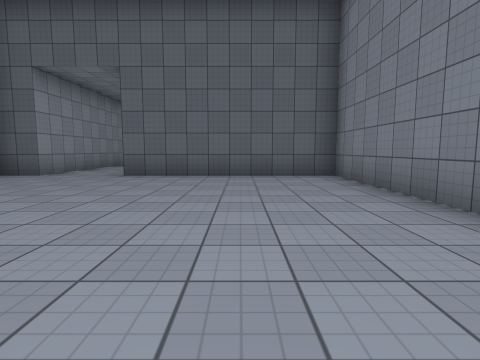
view 1 (above)

24 first-person views from a walk through a scene from a Unity 3-D project. The camera is 1.2 m above the floor, tilts 6° down and sees 80° across. The floor is counted in squares, 2 m on a side. Each view is taken from the middle of a square. On the plan, view 1 faces up. The plan holds only what a view shows up to about 9 squares ahead; the rest is blank. The player character is not drawn. Surface patterns are stand-ins for the level's own textures.

view 2
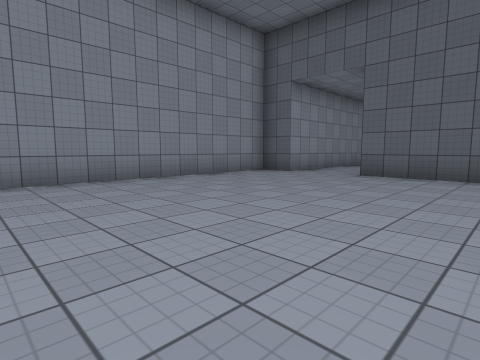

view 3
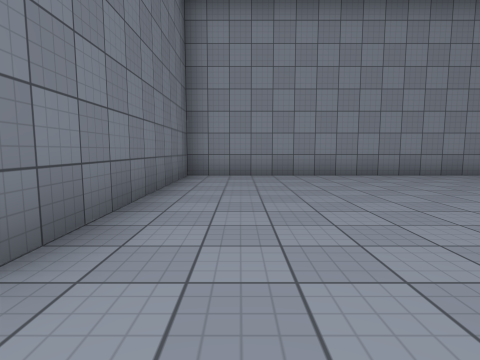

view 4
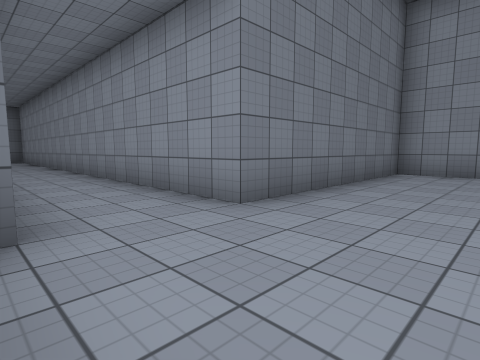

view 5
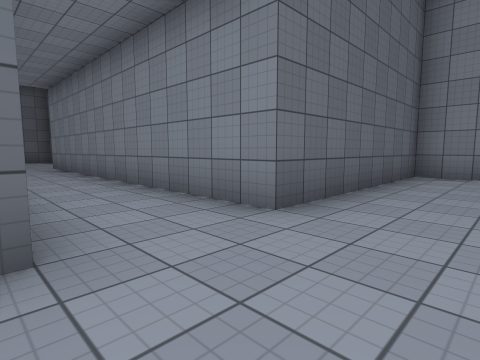

view 6
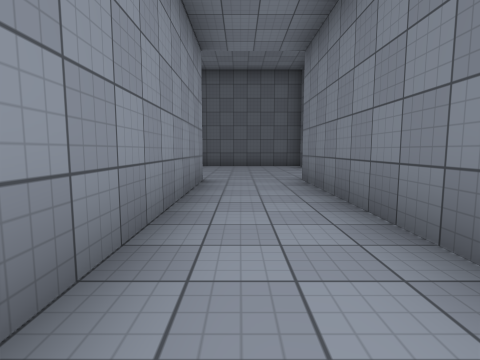

view 7
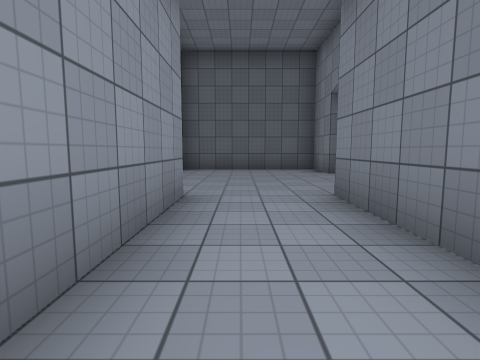

view 8
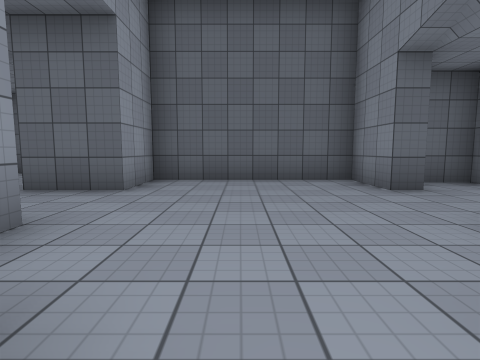

view 9
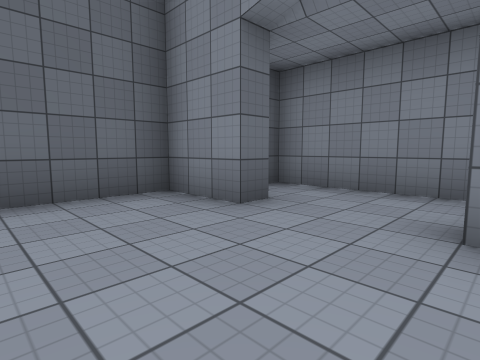

view 10
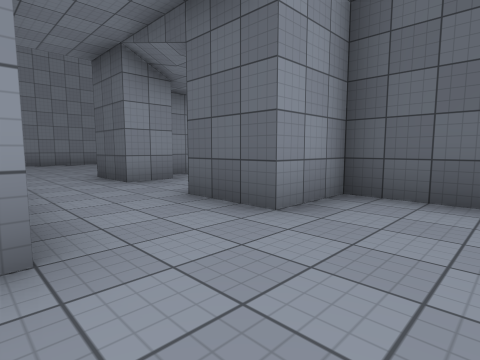

view 11
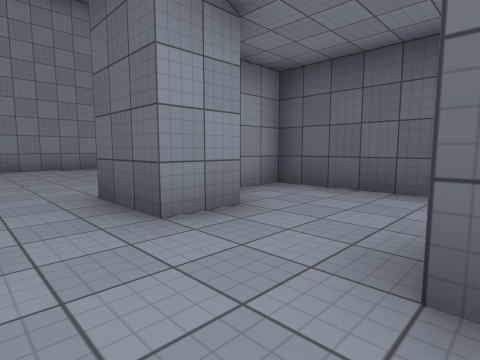

view 12
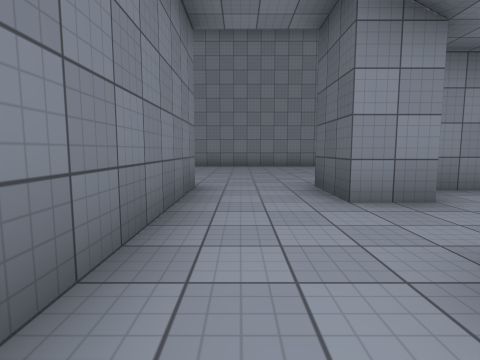

view 13
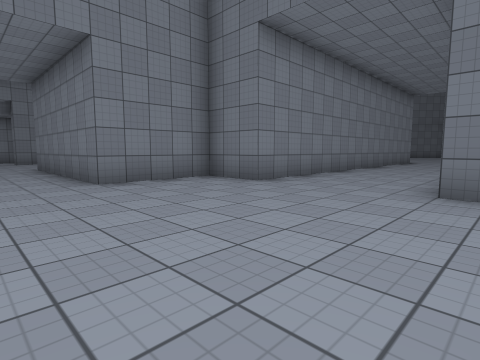

view 14
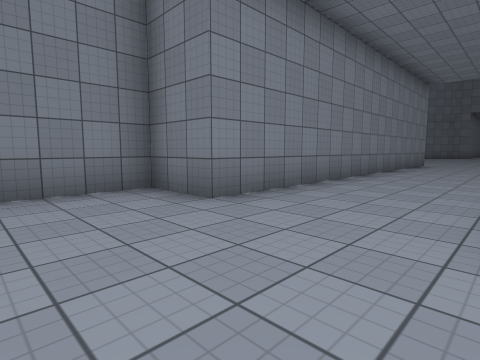

view 15
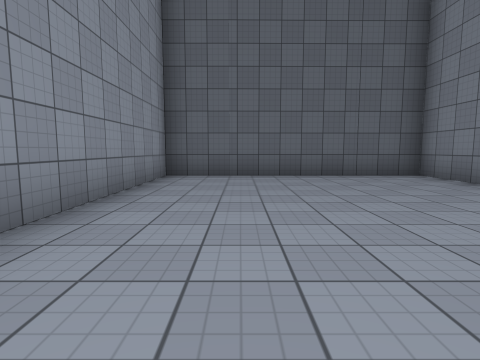

view 16
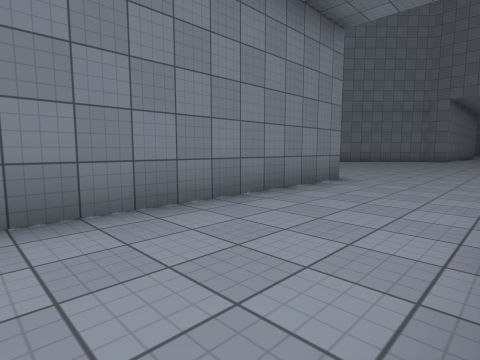

view 17
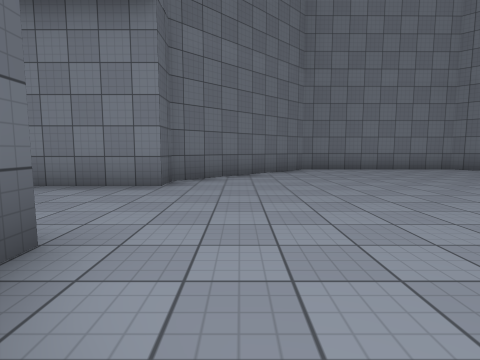

view 18
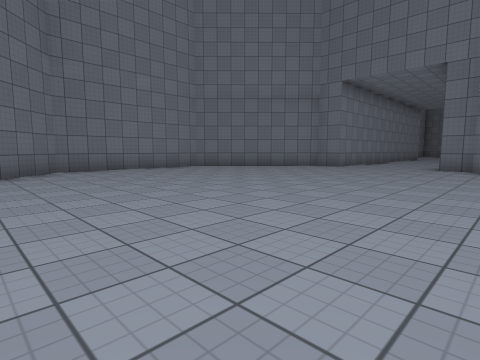

view 19
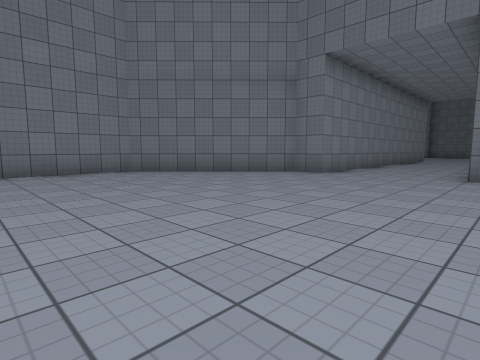

view 20
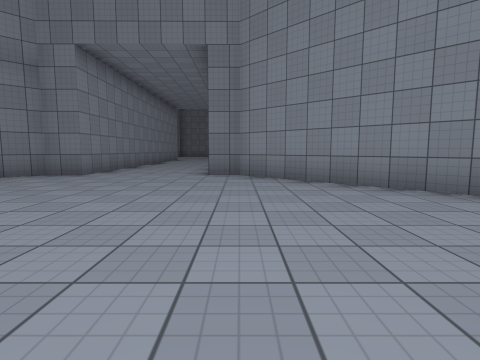

view 21
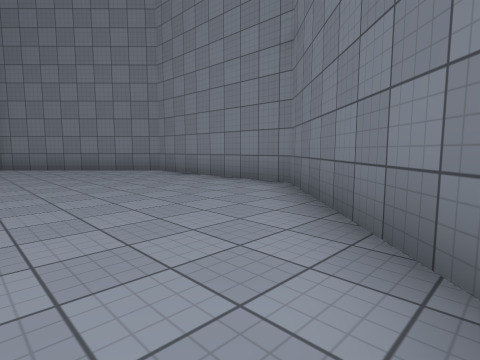

view 22
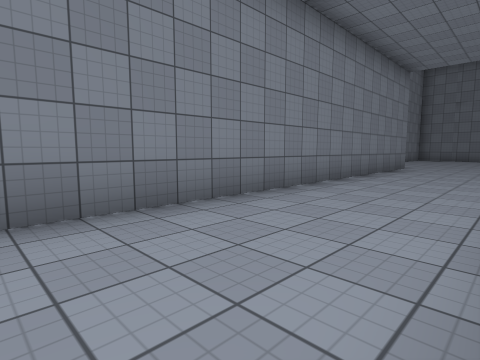

view 23
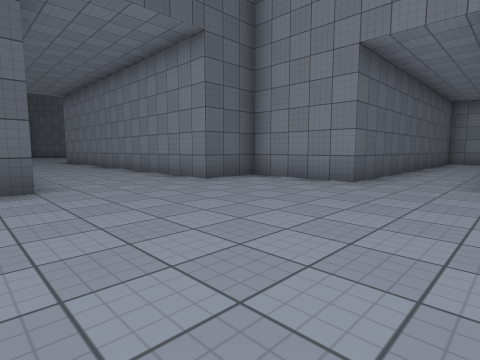

view 24
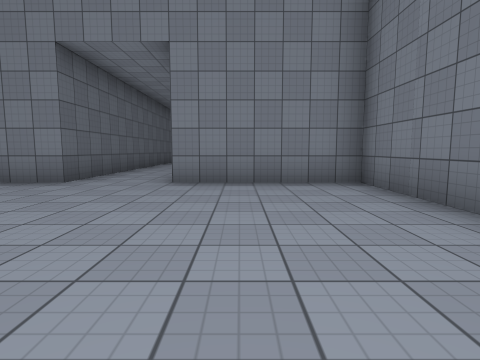

### Floor plan
Ten units are one square. View 1 is at (0, 0); x grows to the right and y downward. Boxes are objects, and circles mark ways between rooms. Rooms are numbered by the first view taken in them; rooms with no view inside come last. Other rooms are left out.
<svg viewBox="-198 -233 226 490">
<path fill="none" stroke="#000" d="M-47 -91 -47 -67 -57 -67 -57 12 -3 12M23 -26 23 -67 -27 -67 -27 -158M-47 -158 -47 -108M-17 -193 -17 -207 -57 -207 -57 -193M-57 -193 -73 -193M-96 -173 -58 -173M-165 -39 -193 -10 -193 36 -160 68 -153 68M-151 172 -156 172M-157 -148 -152 -148M-54 198 -108 198 -108 172 -123 172 -123 68 -114 68 -82 35 -82 -11 -115 -43 -123 -43 -123 -148 -108 -148 -108 -173 -96 -173M-134 252 -108 252 -108 218M-92 -193 -108 -193M-108 -210 -108 -228 -167 -227 -167 -180"/>
<circle cx="-65" cy="-185" r="3" fill="#2a7"/>
<circle cx="-100" cy="-185" r="3" fill="#2a7"/>
<text x="-20" y="-60">1</text>
<text x="-80" y="-190">2</text>
<text x="-130" y="30">3</text>
</svg>
Room 1 opens to room 2. Room 2 opens to room 3.

Where each view was taken, in squares from view 1:
view 1: 0 up, 0 right, facing up
view 2: 0 up, 0 right, facing up-left
view 3: 0 up, 1 right, facing left
view 4: 1 up, 2 right, facing down-left
view 5: 5 up, 5 left, facing up-right
view 6: 10 up, 4 left, facing up
view 7: 12 up, 4 left, facing up
view 8: 15 up, 4 left, facing up
view 9: 17 up, 4 left, facing up-right
view 10: 17 up, 4 left, facing up-left
view 11: 18 up, 7 left, facing up-left
view 12: 18 up, 6 left, facing left
view 13: 19 up, 16 left, facing down-right
view 14: 17 up, 15 left, facing down-right
view 15: 16 up, 15 left, facing up
view 16: 10 up, 15 left, facing down-right
view 17: 3 up, 17 left, facing right
view 18: 3 up, 17 left, facing down-right
view 19: 0 up, 16 left, facing down-right
view 20: 0 up, 16 left, facing down
view 21: 4 up, 15 left, facing down-left
view 22: 7 down, 15 left, facing down-right
view 23: 22 down, 16 left, facing up-right
view 24: 23 down, 16 left, facing right
